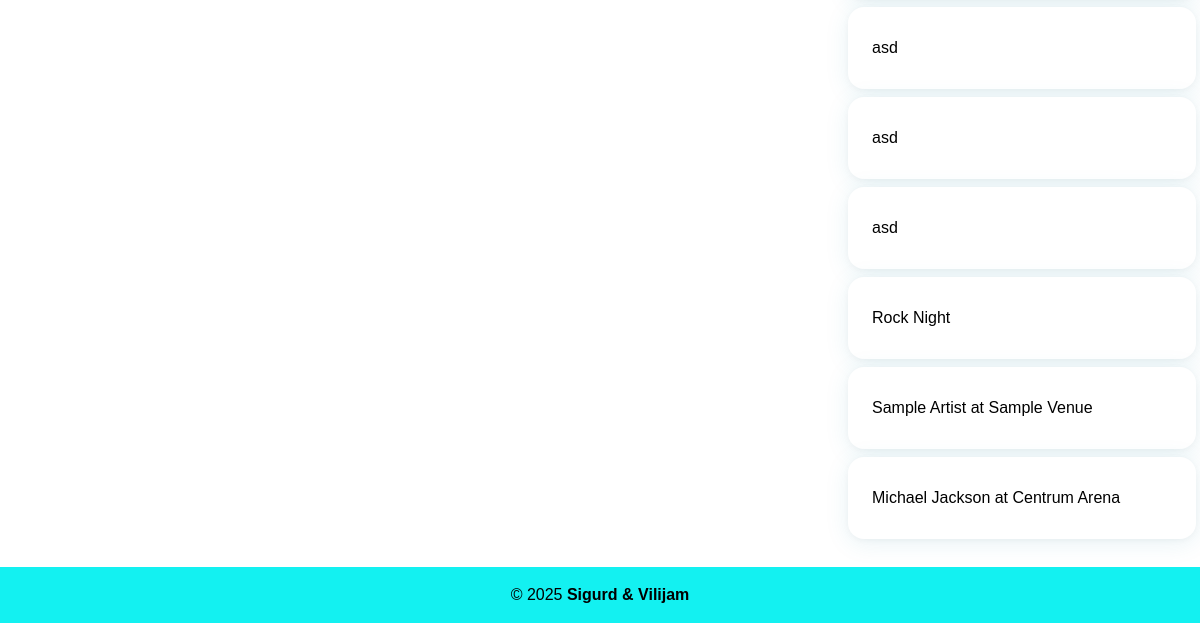
The page /profile/ (signed in, lower part) on the database as committed earlier.
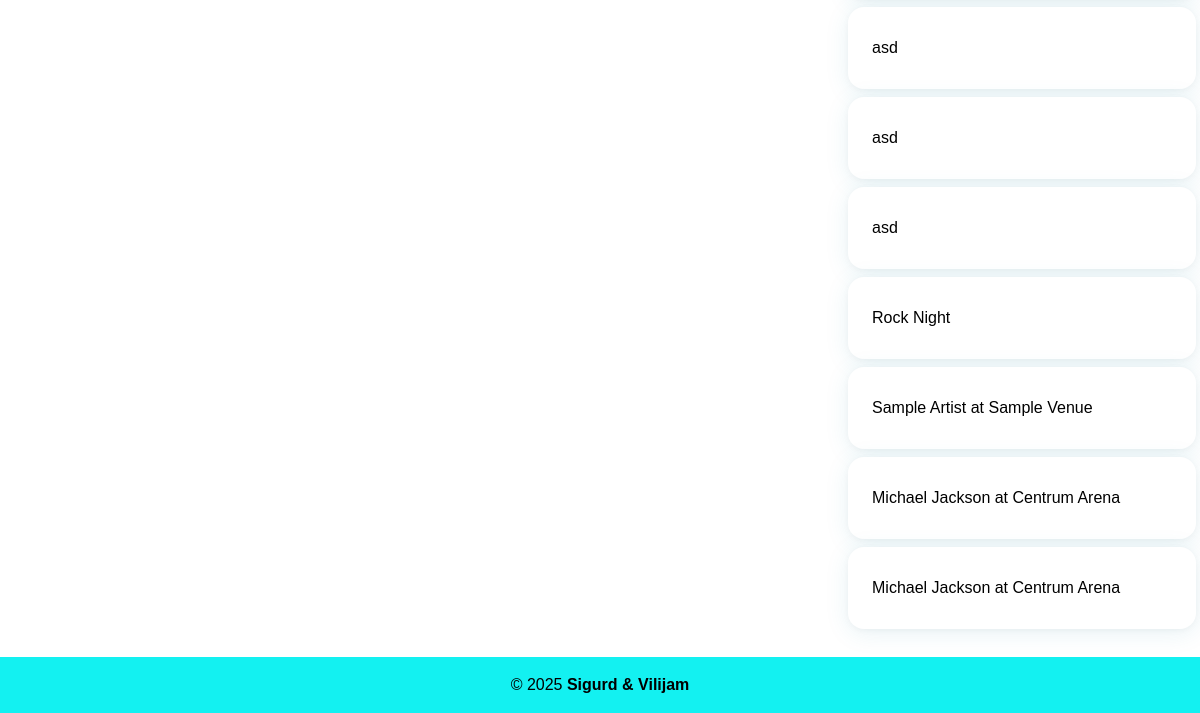
The same page on the database as committed later.
### app/models.py (models this page shows, shortened)
class Tickets(models.Model):
    event = models.ForeignKey(Events, on_delete=models.CASCADE, related_name="tickets")
    fan = models.ForeignKey(Fan, on_delete=models.CASCADE, related_name="tickets")
    ticketnumber = models.IntegerField()
    is_used = models.BooleanField(default=False)

class Events(models.Model):
    eventname = models.CharField(max_length=100)
    eventdate = models.DateField()
    eventtime = models.TimeField()
    location = models.ForeignKey(
        Location, on_delete=models.CASCADE, related_name="events"
    )
    eventdescription = models.TextField()
    eventimage = models.ImageField(
        upload_to="eventpics/", default="eventpics/default.png", null=True, blank=True
    )
    EventArtists = models.ManyToManyField(
        Artist, through="EventArtists", related_name="event_artists"
    )
    eventvenue = models.ForeignKey(
        Venue, on_delete=models.CASCADE, related_name="event_venue"
    )
    ticketsold = models.IntegerField(default=0)
    ticketprice = models.DecimalField(max_digits=5, decimal_places=2)
    genres = models.ManyToManyField(Genre, related_name="events")
    authorized_doormen = models.ManyToManyField(
        Doorman, related_name="events", blank=True
    )

### app/views.py (the view)
# urls.py: path("profile/", views.profile, name="profile"),
@profile_required
@login_required
def profile(request):
    return render(request, "profile.html")

### app/utils.py (called while the page is built)
def profile_required(view_func):
    @wraps(view_func)
    def checkprofile(request, *args, **kwargs):
        user = request.user
        if not (
            hasattr(user, "fan_user")
            or hasattr(user, "artist_user")
            or hasattr(user, "venue_user")
            or hasattr(user, "doorman_user")
        ):
            return redirect("createprofile")
        return view_func(request, *args, **kwargs)
    return checkprofile

### templates/profile.html (shortened to what this page needs)
{%extends "base.html"%}
{%block content%}
<div class="container profile-flex">
        {% if user.role == "fan" %}
    <div class="tickets">
        {% for ticket in user.fan_user.tickets.all %}
        <div class="card">
            <a href="{% url 'ticket' ticket.id %}">{{ ticket.event.eventname }}</a>
        </div>
        {% endfor %}
    </div>
    {% endif %}
</div>
{%endblock%}

Rows that differ between the two databases and show on the page:
added Tickets: event.eventname "Michael Jackson at Centrum Arena"
